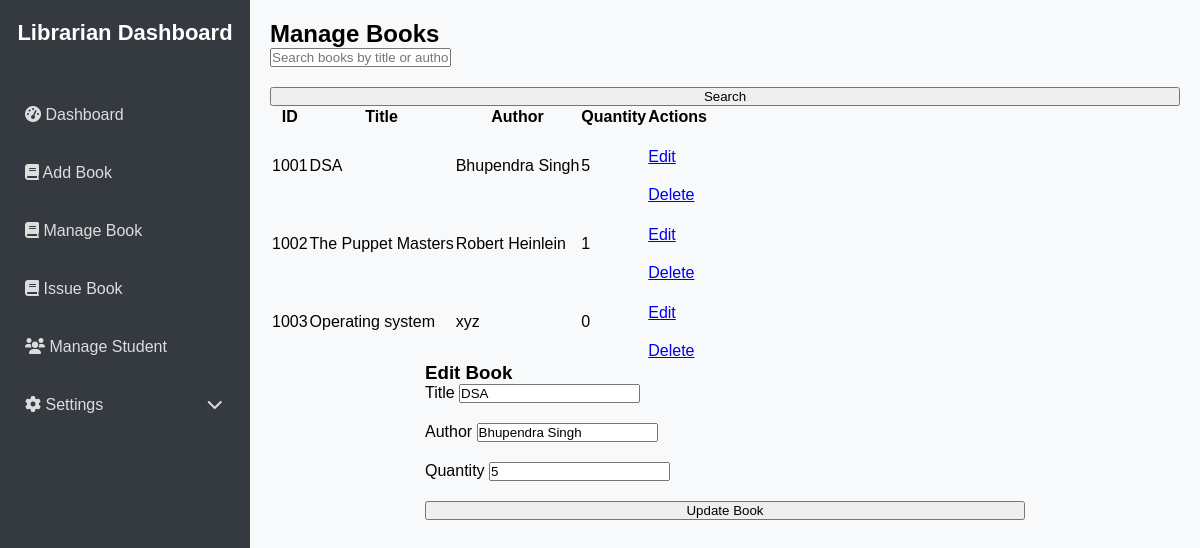
Screenshot of /librarian/manage_books.php?edit_id=1001 (signed in) with the database file from the repository.
### tables this page shows
CREATE TABLE `books` (
  `B_id` int(11) NOT NULL,
  `Title` varchar(255) NOT NULL,
  `Author` varchar(255) NOT NULL,
  `ISBN` varchar(20) DEFAULT NULL,
  `Category` varchar(255) DEFAULT NULL,
  `Status` enum('Available','Reserved','Issued') DEFAULT 'Available',
  `Quantity` int(11) NOT NULL
);

### librarian/manage_books.php (the view, shortened to what this page needs)
<?php
require '../includes/config.php';
$search_query = "";
$books_query = "SELECT * FROM books WHERE Title LIKE '%$search_query%' OR Author LIKE '%$search_query%'";
$books_result = mysqli_query($conn, $books_query);
?>
<!DOCTYPE html>
<html lang="en">
<head>
    <link rel="stylesheet" href="../assets/css/style.css">
    <link rel="stylesheet" href="https://cdnjs.cloudflare.com/ajax/libs/font-awesome/6.0.0/css/all.min.css">
    <link rel="stylesheet" href="style.css">
    <link rel="stylesheet" href="../assets/css/style.css">
</head>
<body>
<aside class="sidebar">
        <h1>Librarian Dashboard</h1>
        <nav>
            <ul>
                <li><a href="dashboard.php"><i class="fas fa-tachometer-alt"></i> Dashboard</a></li>
                <li><a href="add_books.php"><i class="fas fa-book"></i> Add Book</a></li>
                <li><a href="manage_books.php"><i class="fas fa-book"></i> Manage Book</a></li>
                <li><a href="issuebook.php"><i class="fas fa-book"></i> Issue Book</a></li>
                <li><a href="manage_student.php"><i class="fa-solid fa-users"></i> Manage Student</a></li>
                <li class="dropdown">
                    <a href="#" onclick="toggleDropdown()" class="dropdown-toggle"><i class="fas fa-cog"></i> Settings <i class="fa fa-chevron-down" style=" margin-left: 100px;"></i></a>
                </li>
            </ul>
        </nav>
    </aside>
<main class="main-content">
    <header class="dashboard-header">
        <h2>Manage Books</h2>
        <form method="GET" action="manage_books.php" class="search-form">
            <input type="text" name="search" placeholder="Search books by title or author" value="<?= htmlspecialchars($search_query); ?>" class="search-input">
            <button type="submit" class="btn btn-primary">Search</button>
        </form>
    </header>
    <table class="table">
        <thead>
            <tr>
                <th>ID</th>
                <th>Title</th>
                <th>Author</th>
                <th>Quantity</th>
                <th>Actions</th>
            </tr>
        </thead>
        <tbody>
            <?php if (mysqli_num_rows($books_result) > 0): ?>
                <?php while ($row = mysqli_fetch_assoc($books_result)): ?>
                    <tr>
                        <td><?= $row['B_id']; ?></td>
                        <td><?= htmlspecialchars($row['Title']); ?></td>
                        <td><?= htmlspecialchars($row['Author']); ?></td>
                        <td><?= htmlspecialchars($row['Quantity']); ?></td>
                        <td>
                            <a href="?edit_id=<?= $row['B_id']; ?>" class="btn btn-secondary">Edit</a>
                            <a href="javascript:void(0);" class="btn btn-danger" onclick="confirmDelete('?delete_id=<?= $row['B_id']; ?>')">Delete</a>
                        </td>
                    </tr>
                <?php endwhile; ?>
            <?php else: ?>
                <tr>
                    <td colspan="5">No books found.</td>
                </tr>
            <?php endif; ?>
        </tbody>
    </table>
    <?php if (isset($_GET['edit_id'])):
        $edit_id = intval($_GET['edit_id']);
        $edit_query = "SELECT * FROM books WHERE B_id = $edit_id";
        $edit_result = mysqli_query($conn, $edit_query);
        $edit_data = mysqli_fetch_assoc($edit_result);
        if ($edit_data):
    ?>
        <form method="POST" class="form">
            <h3>Edit Book</h3>
            <div class="form-group">
                <label for="title">Title</label>
                <input type="text" class="form-control" name="title" value="<?= htmlspecialchars($edit_data['Title']); ?>" required>
            </div>
            <div class="form-group">
                <label for="author">Author</label>
                <input type="text" class="form-control" name="author" value="<?= htmlspecialchars($edit_data['Author']); ?>" required>
            </div>
            <div class="form-group">
                <label for="quantity">Quantity</label>
                <input type="number" class="form-control" name="quantity" value="<?= htmlspecialchars($edit_data['Quantity']); ?>" required>
            </div>
            <button type="submit" class="btn btn-primary">Update Book</button>
        </form>
    <?php endif; endif; ?>
</main>
</body>
</html>

### assets/css/style.css (style rules this page uses)
body, html { height: 100%; margin: 0; }
.sidebar { width: 250px; background-color: #343a40; color: #fff; display: flex; flex-direction: column; padding: 20px 10px; overflow-y: auto; }
.main-content { flex: 1; background-color: #f8f9fa; padding: 20px; overflow-y: auto; }
.sidebar h1 { font-size: 22px; margin-bottom: 30px; text-align: center; }
.sidebar nav ul { list-style: none; padding: 0; }
.sidebar nav ul li { margin: 20px 0; }
.sidebar nav ul li a { color: #ddd; text-decoration: none; display: block; padding: 10px 15px; border-radius: 5px; transition: background-color 0.3s ease, color 0.3s ease; }
.main-content .form { max-width: 600px; margin: auto; }
.main-content .form-group { margin-bottom: 20px; }
.main-content .btn { display: block; width: 100%; margin-top: 20px; }
.dropdown-toggle { cursor: pointer; display: inline-flex; align-items: center; }

### librarian/style.css (style rules this page uses)
* { margin: 0; padding: 0; box-sizing: border-box; font-family: Arial, sans-serif; }
body { display: flex; min-height: 100vh; background-color: white; }

### rows the page displays
books: B_id "1001", Title "DSA", Author "Bhupendra Singh", Quantity "5", title "DSA", author "Bhupendra Singh", quantity "5"
books: B_id "1002", Title "The Puppet Masters", Author "Robert Heinlein", Quantity "1"
books: B_id "1003", Title "Operating system", Author "xyz", Quantity "0"
